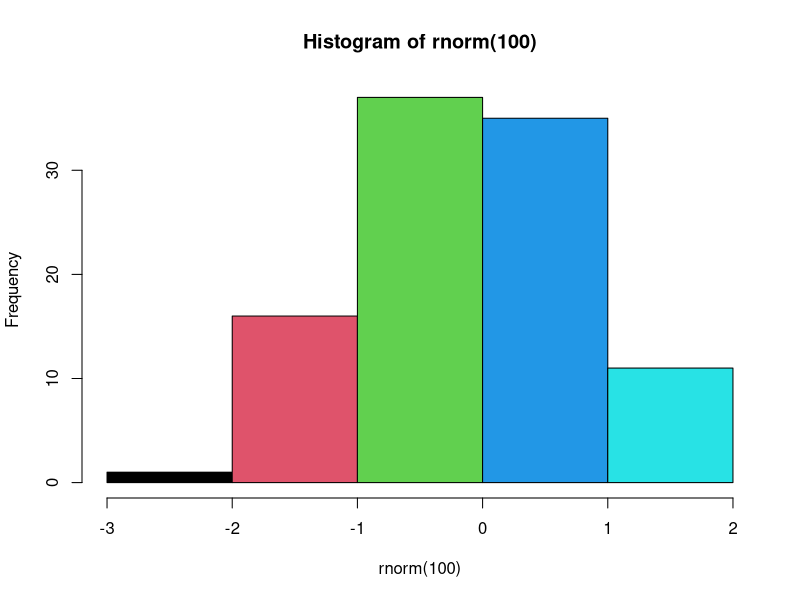

Source code (R):
## ---- chunk 1
knitr::opts_chunk$set(echo = TRUE)
## ---- chunk 2
summary(rnorm(n=100))
## ---- chunk 3
hist(x=rnorm(100), breaks=5, col=1:5)
